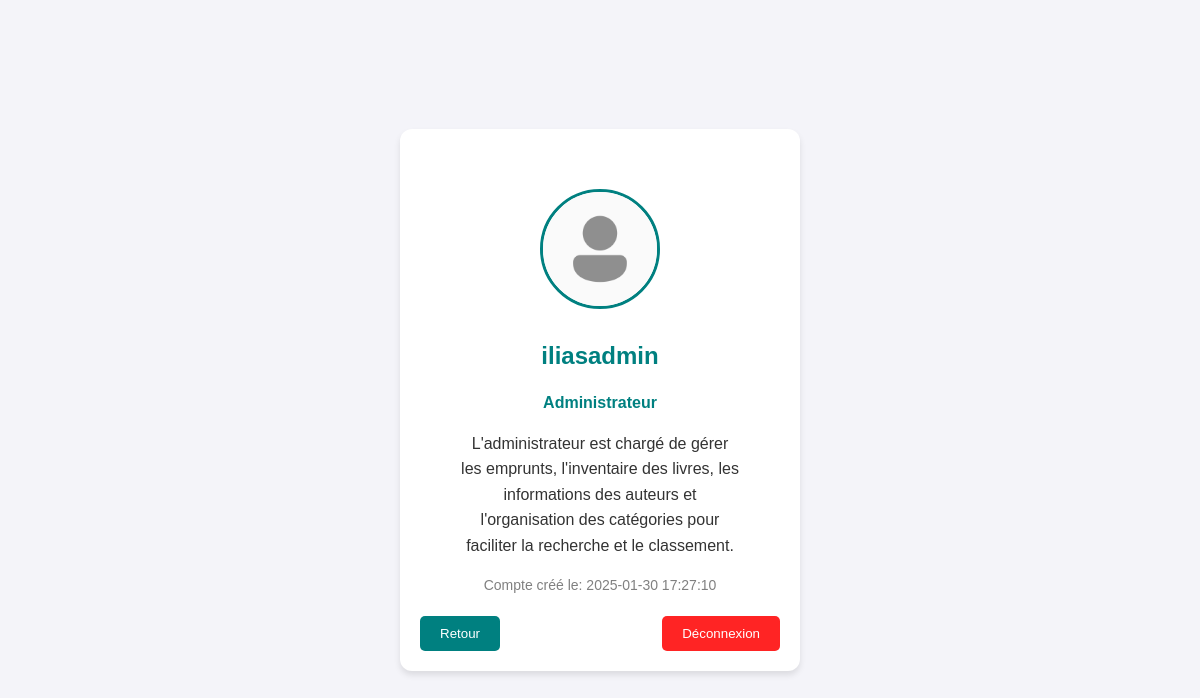
/admin/admin_prfl.php (signed in), run on the app's committed database.
### tables this page shows
CREATE TABLE `utilisateurs` (
  `id_user` int(11) NOT NULL,
  `nom` varchar(100) NOT NULL,
  `email` varchar(150) NOT NULL,
  `mot_de_passe` varchar(255) NOT NULL,
  `role` enum('utilisateur','admin','chef administratif') NOT NULL,
  `image_prfl` varchar(255) NOT NULL,
  `date_inscription` timestamp NOT NULL DEFAULT current_timestamp()
);

### admin/admin_prfl.php (the view, shortened to what this page needs)
<?php
require_once('../connection/connection.php');
$user_id = $_SESSION['user_id'];
$req = $pdo->prepare("SELECT * FROM utilisateurs WHERE id_user = :id_user");
$req->bindParam(':id_user', $user_id);
$req->execute();
$user = $req->fetch();
?>
<!DOCTYPE html>
<html lang="fr">
<head>
</head>
<body>
    <div class="admin-profile">
        <img src="<?php echo htmlspecialchars($user['image_prfl']); ?>" alt="Photo de profil">
        <h2><?php echo htmlspecialchars($user['nom']); ?></h2>
        <p class="role">
            <?php
            if ($user['role'] == 'admin') {
                echo "Administrateur";
            } else {
                echo "Chef Administratif";
            }
            ?>
        </p>
        <p class="description">
            <?php
            if ($user['role'] == 'admin') {
                echo "L'administrateur est chargé de gérer les emprunts, l'inventaire des livres, les informations des auteurs et l'organisation des catégories pour faciliter la recherche et le classement.";
            } else {
                echo "Le chef administratif supervise la gestion des emprunts, des livres, des auteurs et des catégories, tout en gérant les utilisateurs, leurs profils et droits d'accès, et en coordonnant l'équipe administrative.";
            }
            ?>
        </p>
        <p class="creation-date">Compte créé le: <?php echo htmlspecialchars($user['date_inscription']); ?></p>
        <button class="back-button" onclick="window.location.href='gestion_livres.php'">Retour</button>
        <button class="logout-button" onclick="window.location.href='deconnect.php'">Déconnexion</button>
    </div>
</body>
</html>

### admin/admin_prfl.php (style rules this page uses)
* { margin: 0; padding: 0; box-sizing: border-box; }
body { font-family: 'Arial', sans-serif; background-color: #f4f4f9; color: #333; line-height: 1.6; display: flex; justify-content: center; align-items: center; height: 100vh; margin: 0; }
.admin-profile { background-color: white; padding: 60px; border-radius: 12px; box-shadow: 0 4px 6px rgba(0, 0, 0, 0.1); width: 400px; text-align: center; position: relative; }
.admin-profile img { width: 120px; height: 120px; border-radius: 50%; border: 3px solid teal; margin-bottom: 20px; }
.admin-profile h2 { margin-bottom: 15px; color: teal; }
.admin-profile p { margin-bottom: 15px; }
.admin-profile .role { font-weight: bold; color: teal; }
.admin-profile .creation-date { color: gray; font-size: 14px; }
.admin-profile .back-button, .admin-profile .logout-button { padding: 10px 20px; color: white; border: none; border-radius: 5px; cursor: pointer; position: absolute; bottom: 20px; }
.admin-profile .back-button { background-color: teal; left: 20px; }
.admin-profile .logout-button { background-color: #ff2424; right: 20px; }

### data on the page
utilisateurs: image_prfl (placeholder picture), nom "iliasadmin", date_inscription "2025-01-30 17:27:10"
